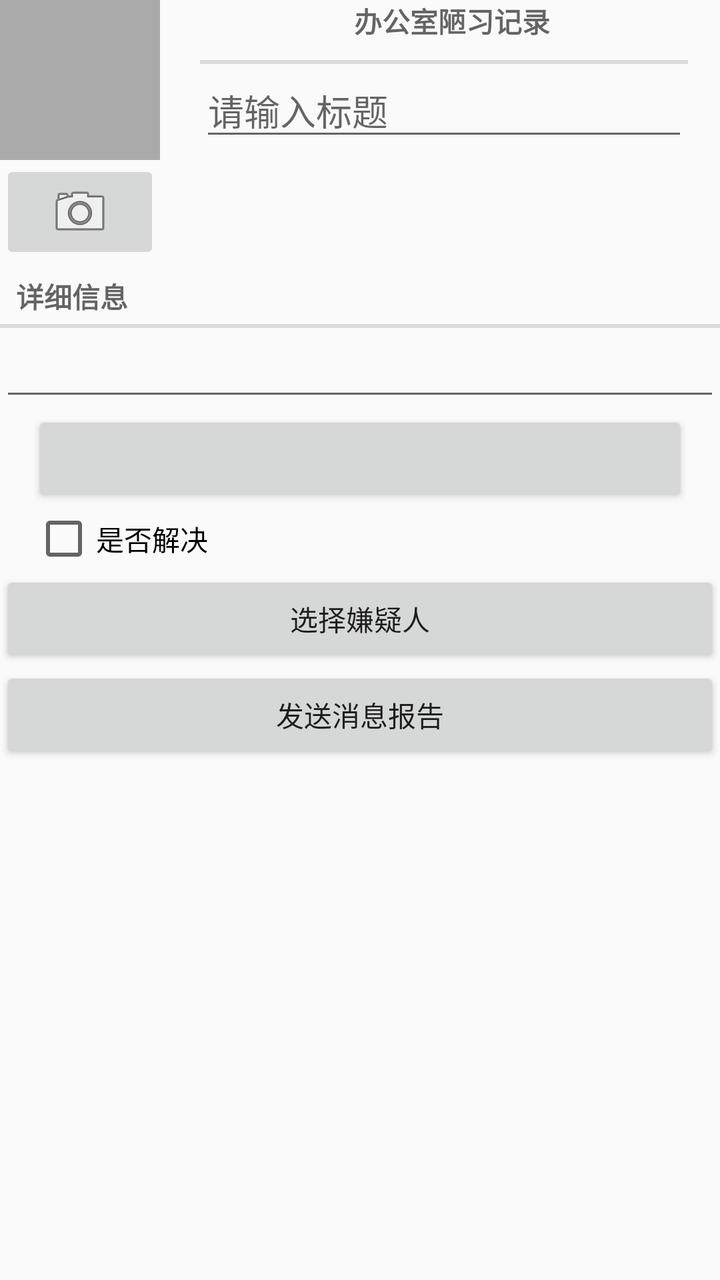
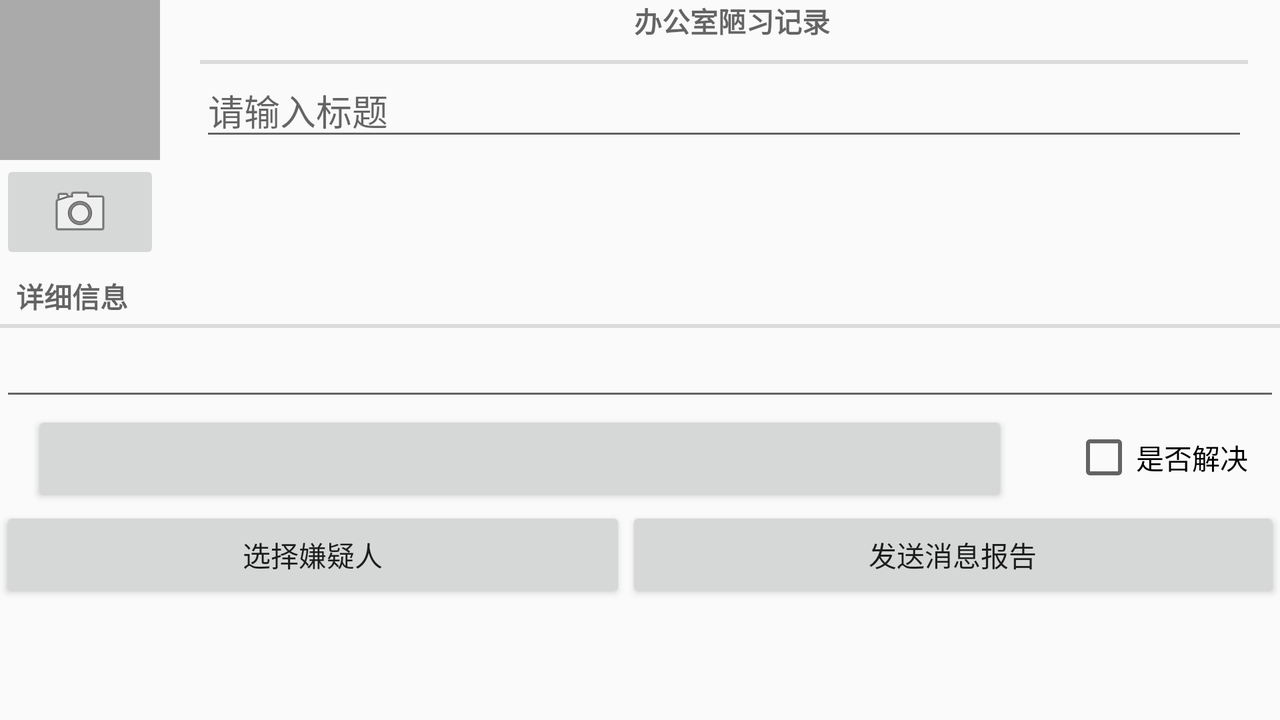

The same Android screen from two of the app's own layout files: first res/layout/ as a phone draws it, then the repository's variant for another configuration, drawn on a device whose configuration selects that folder. Both files follow.
<!-- AndroidManifest.xml: application theme AppTheme -->
<!-- res/layout/fragment_crime.xml -->
<?xml version="1.0" encoding="utf-8"?>
<LinearLayout xmlns:android="http://schemas.android.com/apk/res/android"
              android:orientation="vertical"
              android:layout_width="match_parent"
              android:layout_height="match_parent">

    <include layout="@layout/view_camera_and_title"/>

    <TextView
        android:layout_width="match_parent"
        android:layout_height="wrap_content"
        android:id="@+id/crime_detail_label"
        android:text="@string/crime_detail_label"
        android:layout_marginLeft="@dimen/activity_horizontal_margin"
        android:layout_marginRight="@dimen/activity_horizontal_margin"
        style="?android:listSeparatorTextViewStyle"/>

    <EditText
        android:layout_width="match_parent"
        android:layout_height="wrap_content"
        android:id="@+id/crime_detail"
        android:layout_marginLeft="@dimen/activity_horizontal_margin"
        android:layout_marginRight="@dimen/activity_horizontal_margin"
        android:maxLines="6"/>

    <Button
        android:layout_width="match_parent"
        android:layout_height="wrap_content"
        android:id="@+id/crime_date"
        android:layout_marginLeft="16dp"
        android:layout_marginRight="16dp"/>

    <CheckBox
        android:layout_width="match_parent"
        android:layout_height="wrap_content"
        android:id="@+id/crime_solved"
        android:text="@string/crime_solved_label"
        android:layout_marginLeft="16dp"
        android:layout_marginRight="16dp"/>

    <Button
        android:layout_width="match_parent"
        android:layout_height="wrap_content"
        android:id="@+id/crime_suspect"
        android:layout_marginLeft="@dimen/activity_horizontal_margin"
        android:layout_marginRight="@dimen/activity_horizontal_margin"
        android:text="@string/crime_suspect_text"/>

    <Button
        android:layout_width="match_parent"
        android:layout_height="wrap_content"
        android:id="@+id/crime_report"
        android:layout_marginLeft="@dimen/activity_horizontal_margin"
        android:layout_marginRight="@dimen/activity_horizontal_margin"
        android:text="@string/crime_report_text"/>

</LinearLayout>
<!-- res/layout/view_camera_and_title.xml (included above) -->
<?xml version="1.0" encoding="utf-8"?>
<LinearLayout xmlns:android="http://schemas.android.com/apk/res/android"

              android:layout_width="match_parent"
              android:layout_height="wrap_content"
              android:layout_marginTop="@dimen/activity_vertical_margin"
              android:layout_marginLeft="@dimen/activity_horizontal_margin"
              android:layout_marginRight="@dimen/activity_horizontal_margin">

    <LinearLayout
        android:layout_width="wrap_content"
        android:layout_height="wrap_content"
        android:orientation="vertical"
        android:layout_marginRight="4dp">

        <ImageView
            android:layout_width="80dp"
            android:layout_height="80dp"
            android:id="@+id/crime_photo_view"
            android:scaleType="centerInside"
            android:background="@android:color/darker_gray"
            android:cropToPadding="true"
            />

        <ImageButton
            android:layout_width="match_parent"
            android:layout_height="wrap_content"
            android:id="@+id/crime_camera_button"
            android:src="@android:drawable/ic_menu_camera"
            />

    </LinearLayout>

    <LinearLayout
        android:layout_width="wrap_content"
        android:layout_height="wrap_content"
        android:layout_marginLeft="16dp"
        android:layout_marginRight="16dp"
        android:orientation="vertical"
        android:layout_weight="1">

        <TextView
            android:layout_width="match_parent"
            android:layout_height="wrap_content"
            android:text="@string/crime_title_label"
            style="?android:listSeparatorTextViewStyle"
            android:gravity="center_horizontal"/>

        <EditText
            android:layout_width="match_parent"
            android:layout_height="wrap_content"
            android:id="@+id/crime_title"
            android:hint="@string/crime_title_hint"
            />

    </LinearLayout>

</LinearLayout>
<!-- resources referenced by this layout -->
<resources>
  <string name="crime_detail_label">详细信息</string>
  <string name="crime_report_text">发送消息报告</string>
  <string name="crime_solved_label">是否解决</string>
  <string name="crime_suspect_text">选择嫌疑人</string>
  <string name="crime_title_hint">请输入标题</string>
  <string name="crime_title_label">办公室陋习记录</string>
  <style name="AppTheme" parent="Theme.AppCompat.Light.DarkActionBar">
          
          <item name="colorPrimary">@color/colorPrimary</item>
          <item name="colorPrimaryDark">@color/colorPrimaryDark</item>
          <item name="colorAccent">@color/colorAccent</item>
  
          
          
  
      </style>
</resources>
<!-- res/layout-land/fragment_crime.xml (the repository's variant of the layout above) -->
<!-- drawn on the phone turned sideways -->
<?xml version="1.0" encoding="utf-8"?>
<ScrollView
    xmlns:android="http://schemas.android.com/apk/res/android"
    android:layout_width="match_parent"
    android:layout_height="match_parent"
    >

    <LinearLayout
        android:orientation="vertical"
        android:layout_width="match_parent"
        android:layout_height="match_parent">

        <include layout="@layout/view_camera_and_title"/>

        <TextView
            android:layout_width="match_parent"
            android:layout_height="wrap_content"
            android:id="@+id/crime_detail_label"
            android:text="@string/crime_detail_label"
            android:layout_marginLeft="@dimen/activity_horizontal_margin"
            android:layout_marginRight="@dimen/activity_horizontal_margin"
            style="?android:listSeparatorTextViewStyle"/>

        <EditText
            android:layout_width="match_parent"
            android:layout_height="wrap_content"
            android:id="@+id/crime_detail"
            android:layout_marginLeft="@dimen/activity_horizontal_margin"
            android:layout_marginRight="@dimen/activity_horizontal_margin"
            android:maxLines="6"/>

        <LinearLayout
            android:orientation="horizontal"
            android:layout_width="match_parent"
            android:layout_height="wrap_content">

            <Button
                android:layout_width="wrap_content"
                android:layout_height="wrap_content"
                android:layout_weight="1"
                android:id="@+id/crime_date"
                android:layout_marginLeft="16dp"
                android:layout_marginRight="16dp"/>

            <CheckBox
                android:layout_width="wrap_content"
                android:layout_height="wrap_content"
                android:id="@+id/crime_solved"
                android:text="@string/crime_solved_label"
                android:layout_marginLeft="16dp"
                android:layout_marginRight="16dp"/>
        </LinearLayout>

        <LinearLayout
            android:layout_width="match_parent"
            android:layout_height="wrap_content"
            android:orientation="horizontal">

            <Button
                android:layout_width="wrap_content"
                android:layout_height="wrap_content"
                android:layout_weight="1"
                android:id="@+id/crime_suspect"
                android:layout_marginLeft="@dimen/activity_horizontal_margin"
                android:layout_marginRight="@dimen/activity_horizontal_margin"
                android:text="@string/crime_suspect_text"/>

            <Button
                android:layout_width="wrap_content"
                android:layout_height="wrap_content"
                android:layout_weight="1"
                android:id="@+id/crime_report"
                android:layout_marginLeft="@dimen/activity_horizontal_margin"
                android:layout_marginRight="@dimen/activity_horizontal_margin"
                android:text="@string/crime_report_text"/>
        </LinearLayout>

    </LinearLayout>

</ScrollView>
